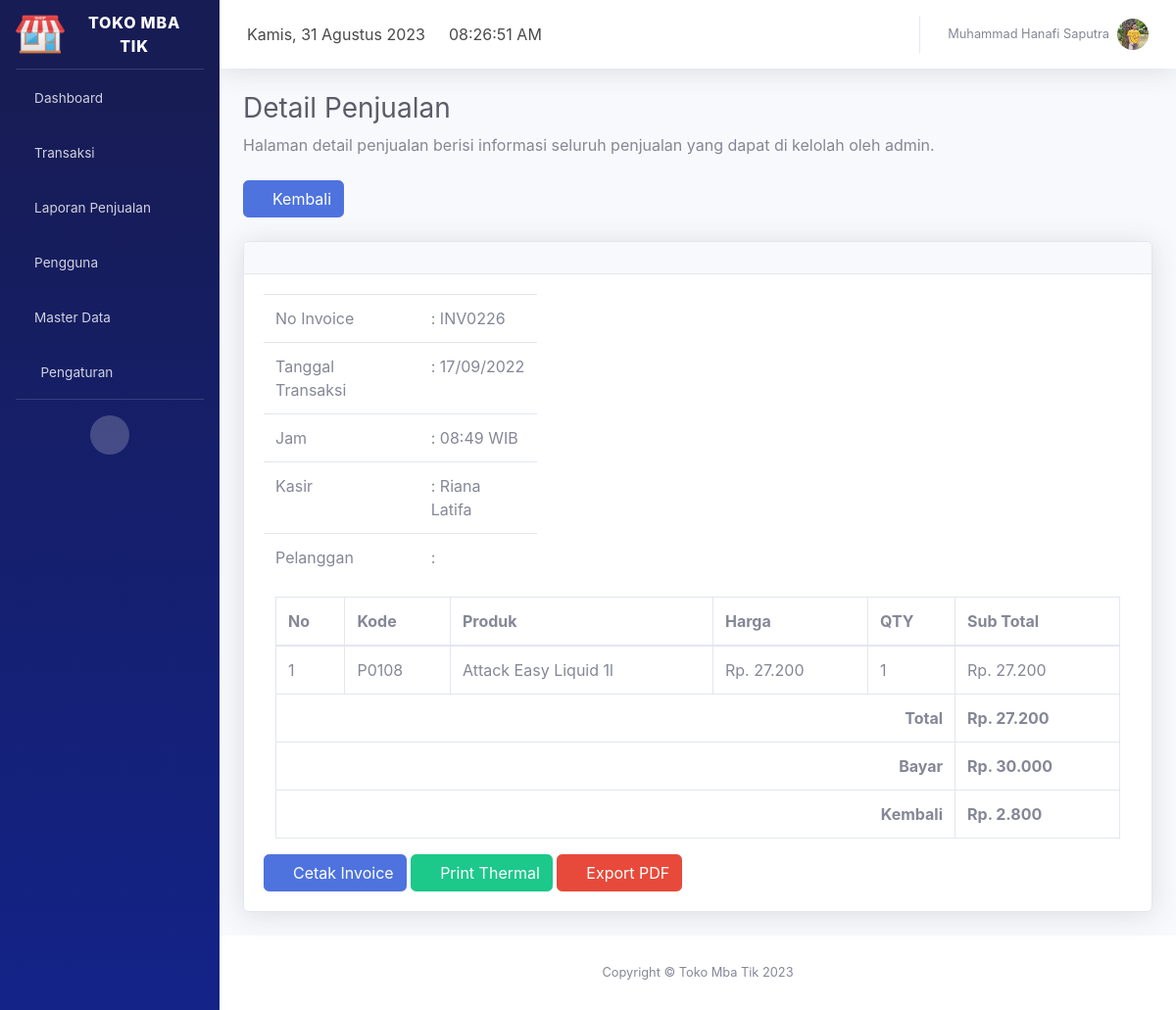
Page /index.php?page=detail_penjualan&id_penjualan=226 (signed in) on the committed database.
### tables this page shows
CREATE TABLE `profil_aplikasi` (
  `id` int(11) NOT NULL,
  `nama_aplikasi` varchar(30) NOT NULL,
  `alamat` varchar(100) NOT NULL,
  `no_telp` char(14) NOT NULL,
  `website` varchar(50) NOT NULL,
  `logo` varchar(100) NOT NULL
);

CREATE TABLE `pengguna` (
  `id_pengguna` int(11) NOT NULL,
  `kode_pengguna` char(9) NOT NULL,
  `nama_pengguna` varchar(50) NOT NULL,
  `email` varchar(35) NOT NULL,
  `no_telp` char(14) NOT NULL,
  `foto` varchar(100) NOT NULL,
  `username` varchar(50) NOT NULL,
  `password` varchar(500) NOT NULL,
  `level` varchar(10) NOT NULL,
  `status` int(11) NOT NULL
);

CREATE TABLE `penjualan` (
  `id_penjualan` int(11) NOT NULL,
  `no_invoice` char(10) NOT NULL,
  `tanggal` timestamp NOT NULL DEFAULT current_timestamp() ON UPDATE current_timestamp(),
  `id_kasir` int(11) NOT NULL,
  `kode_pelanggan` char(9) NOT NULL,
  `total_bayar` mediumint(9) NOT NULL,
  `bayar` mediumint(9) NOT NULL,
  `kembali` mediumint(9) NOT NULL
);

CREATE TABLE `detail_penjualan` (
  `id_detail_penjualan` int(11) NOT NULL,
  `no_invoice` char(9) NOT NULL,
  `kode_produk` char(9) NOT NULL,
  `harga` mediumint(9) NOT NULL,
  `qty` int(11) NOT NULL
);

CREATE TABLE `produk` (
  `id_produk` int(11) NOT NULL,
  `kode_produk` char(9) NOT NULL,
  `nama_produk` varchar(50) NOT NULL,
  `satuan` varchar(10) NOT NULL,
  `kategori_produk` int(11) NOT NULL,
  `stok_produk` int(11) NOT NULL,
  `supplier` int(11) NOT NULL,
  `harga_beli` int(11) NOT NULL,
  `harga_jual` int(11) NOT NULL,
  `keterangan_produk` text NOT NULL,
  `tanggal_produk` date NOT NULL,
  `gambar_produk` varchar(500) NOT NULL
);

### index.php (the view, shortened to what this page needs)
<?php
include 'config/database.php';
$hasil = mysqli_query($kon, "select * from profil_aplikasi order by nama_aplikasi desc limit 1");
$data = mysqli_fetch_array($hasil);
?>
<!DOCTYPE html>
<html lang="en">
<head>
  <link href="assets/vendor/fontawesome-free/css/all.min.css" rel="stylesheet" type="text/css">
  <link href="assets/font/font.css" rel="stylesheet">
  <link href="assets/css/sb-admin-2.min.css" rel="stylesheet">
  <link href="assets/vendor/datatables/dataTables.bootstrap4.min.css" rel="stylesheet">
  <link rel="stylesheet" href="assets/plugin/datepicker/css/datepicker.css">
</head>
<body>
  <div id="wrapper">
    <ul class="navbar-nav sidebar sidebar-dark accordion" id="accordionSidebar" style="background-image: linear-gradient(180deg,#171c55 10%,#132388 100%);">
      <a class="sidebar-brand d-flex align-items-center justify-content-center" href="index.php?page=dashboard">
        <div class="sidebar-brand-icon">
          <img src="page/aplikasi/logo/<?php echo $data['logo']; ?>" width="50px" alt="brand" />
        </div>
        <div class="sidebar-brand-text mx-3"><?php echo $data['nama_aplikasi']; ?></div>
      </a>
      <hr class="sidebar-divider my-0">
      <li class="nav-item">
        <a class="nav-link" href="index.php?page=dashboard">
          <i class="fas fa-home"></i>
          <span>Dashboard</span></a>
      </li>
      <li class="nav-item">
        <a class="nav-link collapsed" href="#" data-toggle="collapse" data-target="#transaksi" aria-expanded="true" aria-controls="collapseTwo">
          <i class="fas fa-shopping-cart"></i>
          <span>Transaksi</span>
        </a>
      </li>
      <?php if ($_SESSION["level"] == "Admin" || $_SESSION["level"] == "Manajer") : ?>
        <li class="nav-item">
          <a class="nav-link collapsed" href="#" data-toggle="collapse" data-target="#laporan" aria-expanded="true" aria-controls="collapseTwo">
            <i class="fas fa-book"></i>
            <span>Laporan Penjualan</span>
          </a>
        </li>
      <?php endif; ?>
      <?php if ($_SESSION["level"] == "Admin") : ?>
        <li class="nav-item">
          <a class="nav-link collapsed" href="#" data-toggle="collapse" data-target="#pengguna" aria-expanded="true" aria-controls="collapseTwo">
            <i class="fas fa-users"></i>
            <span>Pengguna</span>
          </a>
        </li>
        <li class="nav-item">
          <a class="nav-link collapsed" href="#" data-toggle="collapse" data-target="#master_data" aria-expanded="true" aria-controls="collapseTwo">
            <i class="fas fa-database"></i>
            <span>Master Data</span>
          </a>
        </li>
      <?php endif; ?>
      <?php if ($_SESSION["level"] == "Admin") : ?>
        <li class="nav-item">
          <a class="nav-link collapsed" href="#" data-toggle="collapse" data-target="#pengaturan" aria-expanded="true" aria-controls="collapseTwo">
            <i class="fas fa-fw fa-cog"></i>
            <span>Pengaturan</span>
          </a>
        </li>
      <?php endif; ?>
      <hr class="sidebar-divider d-none d-md-block">
      <div class="text-center d-none d-md-inline">
        <button class="rounded-circle border-0" id="sidebarToggle"></button>
      </div>
    </ul>
    <div id="content-wrapper" class="d-flex flex-column">
      <div id="content">
        <nav class="navbar navbar-expand navbar-light bg-white topbar mb-4 static-top shadow">
          <div class="top-navbar d-none d-xl-block">
            <ul class="navbar-nav align-items-center">
              <li class="nav-item">
                <a class="nav-link">
                  <div id="date">
                  </div>
                </a>
              </li>
            </ul>
          </div>
          <div class="top-navbar d-none d-xl-block">
            <ul class="navbar-nav align-items-center">
              <li class="nav-item">
                <a class="nav-link">
                  <div id="clock">
                  </div>
                </a>
              </li>
            </ul>
          </div>
          <ul class="navbar-nav ml-auto">
            <?php
            include 'config/database.php';
            $id_pengguna = $_SESSION["id_pengguna"];
            $hasil = mysqli_query($kon, "select nama_pengguna,foto from pengguna where id_pengguna=$id_pengguna");
            $row = mysqli_fetch_array($hasil);
            ?>
            <li class="nav-item dropdown no-arrow">
              <a class="nav-link dropdown-toggle" href="#" id="userDropdown" role="button" data-toggle="dropdown" aria-haspopup="true" aria-expanded="false">
                <span class="mr-2 d-none d-lg-inline text-gray-600 small"><?php echo $row["nama_pengguna"]; ?></span>
                <img class="img-profile rounded-circle" src="page/pengguna/foto/<?php echo $row["foto"]; ?>">
              </a>
            </li>
          </ul>
        </nav>
        <?php
        if (isset($_GET['page'])) {
          $page = $_GET['page'];
          switch ($page) {
            case 'detail_penjualan':
              include "page/penjualan/detail-penjualan.php";
              break;
          }
        }
        ?>
      </div>
      <?php
      include 'config/database.php';
      $hasil = mysqli_query($kon, "select * from profil_aplikasi order by nama_aplikasi desc limit 1");
      $data = mysqli_fetch_array($hasil);
      ?>
      <footer class="sticky-footer bg-white">
        <div class="container my-auto">
          <div class="copyright text-center my-auto">
            <span>Copyright &copy; <?php echo $data['nama_aplikasi']; ?> <?php echo date('Y'); ?> </span>
          </div>
        </div>
      </footer>
    </div>
  </div>
  <link href="assets/plugin/select2/select2.min.css" rel="stylesheet" />
</body>
</html>

### page/penjualan/detail-penjualan.php (shortened to what this page needs)
<?php
include 'config/database.php';
if (isset($_GET['id_penjualan'])) {
    $id_penjualan = $_GET['id_penjualan'];
    $query = mysqli_query($kon, "SELECT * from penjualan left join pelanggan on penjualan.kode_pelanggan=pelanggan.kode_pelanggan left join pengguna on pengguna.id_pengguna=penjualan.id_kasir where id_penjualan='$id_penjualan'");
} else if (isset($_GET['no_invoice'])) {
    $no_invoice = $_GET['no_invoice'];
    $query = mysqli_query($kon, "SELECT * from penjualan left join pelanggan on penjualan.kode_pelanggan=pelanggan.kode_pelanggan left join pengguna on pengguna.id_pengguna=penjualan.id_kasir where no_invoice='$no_invoice'");
}
$data = mysqli_fetch_array($query);
$no_invoice = $data['no_invoice'];
?>
<div class="container-fluid">
    <h1 class="h3 mb-2 text-gray-800">Detail Penjualan</h1>
    <p class="mb-4">Halaman detail penjualan berisi informasi seluruh penjualan yang dapat di kelolah oleh admin.</p>
    <a href="index.php?page=data_penjualan"><button class="btn btn-primary"><i class="fa fa-angle-left"></i> Kembali</button></a>
    <br /><br />
    <div class="card shadow mb-4">
        <div class="card-header py-3">
        </div>
        <div class="card-body">
            <div class="row">
                <div class="col-sm-4">
                    <div class="form-group">
                        <table class="table">
                            <tbody>
                                <tr>
                                    <td>No Invoice</td>
                                    <td>: <?php echo $data['no_invoice']; ?></td>
                                </tr>
                                <tr>
                                    <td>Tanggal Transaksi</td>
                                    <td>: <?php echo date('d/m/Y', strtotime($data["tanggal"])); ?></td>
                                </tr>
                                <tr>
                                    <td>Jam</td>
                                    <td>: <?php echo date('H:i', strtotime($data["tanggal"])); ?> WIB</td>
                                </tr>
                                <tr>
                                    <td>Kasir</td>
                                    <td>: <?php echo $data['nama_pengguna']; ?></td>
                                </tr>
                                <tr>
                                    <td>Pelanggan</td>
                                    <td>: <?php echo $data['nama_pelanggan']; ?></td>
                                </tr>
                            </tbody>
                        </table>
                    </div>
                </div>
                <div class="col-sm-8">
                </div>
            </div>
            <div>
                <div class="col-sm-12">
                    <table class="table table-bordered">
                        <thead>
                            <tr>
                                <th>No</th>
                                <th>Kode</th>
                                <th>Produk</th>
                                <th>Harga</th>
                                <th>QTY</th>
                                <th>Sub Total</th>
                            </tr>
                        </thead>
                        <tbody>
                            <?php
                            $sql1 = "select * from detail_penjualan inner join produk on produk.kode_produk=detail_penjualan.kode_produk INNER JOIN penjualan on penjualan.no_invoice=detail_penjualan.no_invoice where detail_penjualan.no_invoice='$no_invoice'";
                            $result = mysqli_query($kon, $sql1);
                            $no = 0;
                            $total = 0;
                            $bayar = 0;
                            $kembali = 0;
                            while ($ambil = mysqli_fetch_array($result)) :
                                $no++;
                                $tot = $ambil['harga_jual'] * $ambil['qty'];
                                $total += $tot;
                                $bayar = $ambil['bayar'];
                                $kembali = $ambil['kembali'];
                            ?>
                                <tr>
                                    <td><?php echo $no; ?></td>
                                    <td><?php echo $ambil['kode_produk']; ?></td>
                                    <td><?php echo $ambil['nama_produk']; ?></td>
                                    <td>Rp. <?php echo number_format($ambil['harga'], 0, ',', '.'); ?></td>
                                    <td><?php echo $ambil['qty']; ?></td>
                                    <td>Rp. <?php echo number_format($tot, 0, ',', '.'); ?></td>
                                </tr>
                            <?php endwhile; ?>
                            <tr>
                                <td colspan="5" style="text-align:right"><strong>Total</strong></td>
                                <td><strong>Rp. <?php echo number_format($total, 0, ',', '.');  ?></strong></td>
                            </tr>
                            <tr>
                                <td colspan="5" style="text-align:right"><strong>Bayar</strong></td>
                                <td><strong>Rp. <?php echo number_format($bayar, 0, ',', '.');  ?></strong></td>
                            </tr>
                            <tr>
                                <td colspan="5" style="text-align:right"><strong>Kembali</strong></td>
                                <td><strong>Rp. <?php echo number_format($kembali, 0, ',', '.');  ?></strong></td>
                            </tr>
                        </tbody>
                    </table>
                </div>
                <a href="page/penjualan/cetak/cetak-detail-penjualan.php?no_invoice=<?php echo $data['no_invoice']; ?>" target='blank' class="btn btn-primary btn-icon-split"><span class="text"><i class="fas fa-print"></i> Cetak Invoice</span></a>
                <a href="page/penjualan/cetak/cetak-detail-penjualan-thermal.php?no_invoice=<?php echo $data['no_invoice']; ?>" target='blank' class="btn btn-success btn-icon-split"><span class="text"><i class="fas fa-print"></i> Print Thermal</span></a>
                <a href="page/penjualan/cetak/cetak-detail-penjualan-pdf.php?no_invoice=<?php echo $data['no_invoice']; ?>" target='blank' class="btn btn-danger btn-icon-pdf"><span class="text"><i class="fas fa-file-pdf"></i> Export PDF</span></a>
            </div>
        </div>
    </div>
</div>

### rows in the picture
profil_aplikasi: logo (picture), nama_aplikasi "TOKO MBA TIK", nama_aplikasi "Toko Mba Tik"
pengguna: nama_pengguna "Muhammad Hanafi Saputra", foto (picture)
penjualan: no_invoice "INV0226", tanggal "17/09/2022", tanggal "08:49", pengguna.nama_pengguna "Riana Latifa"
detail_penjualan: produk.kode_produk "P0108", produk.nama_produk "Attack Easy Liquid 1l", harga "27.200", qty "1", qty.harga_jual "27.200", penjualan.bayar "30.000", penjualan.kembali "2.800"

### other values in the picture
$total "27.200"
